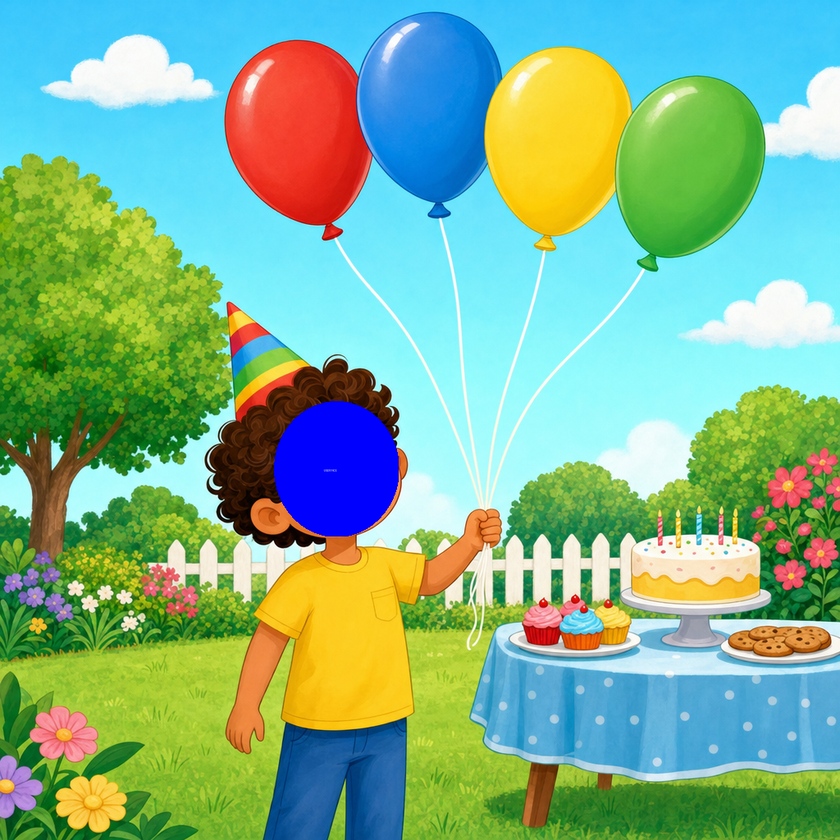
#> input picture swapped_test_count_4.png, 840 x 840 px, shrunk from 1024 x 1024 before the run
$ python -i choose_template.py   (imports and definitions only)
#> lines starting #> are read from the running program, lines starting #| are printed output that depends on the picture; after the words box and inside, x2 and y2 are one past the last pixel; in counts of white or black regions, pixels touching at a corner belong together
#> further down, picture is the input picture: shape (840, 840, 3); mean B, G, R 143.3, 178.9, 127.8
"""
Pick a local template for a question, then a skin-tone version of that template.

Several questions can share one cluster. A cluster is one scene. Each scene
can have up to three pictures of the same scene:

    white  light skin
    brown  medium skin
    black  deep skin

The swap uses the picture whose skin is closest to the uploaded child, so a
deep skin tone is pasted onto a deep-skin face, not onto a light-skin face.

Drop the pictures in ghost/templates/ and list them in templates/index.json.
Google Drive replaces this folder later. One template per question comes later too.
"""

from __future__ import annotations

import json
import re
from pathlib import Path

GHOST_ROOT = Path(__file__).resolve().parent
TEMPLATES_ROOT = GHOST_ROOT / "templates"
INDEX_PATH = TEMPLATES_ROOT / "index.json"

SKIN_TONES = ("white", "brown", "black")

# Words that do not identify the scene. Role names are checked separately.
_SKIP_WORDS = {
    "a", "an", "the", "of", "with", "and", "or", "to", "on", "in", "at", "for",
    "from", "by", "be", "is", "are", "was", "were", "will", "how", "many",
    "what", "which", "who", "their", "them", "they", "his", "her", "each",
    "between", "equally", "sharing", "share", "into", "there", "this", "that",
    "do", "does", "did", "before", "after", "when", "where", "have", "has",
    "had", "can", "could", "should", "would", "please", "show", "exactly",
    "include", "including", "one", "two", "title", "question", "text", "options",
    "user", "name", "child", "grandfather", "grandmother", "father", "mother",
    "brother", "sister", "uncle", "aunt", "sibling", "grandpa", "grandma",
}

_ROLE_FROM_PLACEHOLDER = {
    "user_name": "child",
    "child_name": "child",
    "grandfather_name": "grandfather",
    "grandmother_name": "grandmother",
    "father_name": "father",
    "mother_name": "mother",
    "brother_name": "brother",
    "sister_name": "sister",
    "uncle_name": "uncle",
    "aunt_name": "aunt",
    "sibling_name": "sibling",
}


def _norm(text):
    return re.sub(r"[^a-z0-9]+", " ", str(text).lower()).strip()


# [7 lines left out: function load_index, not called in this run]


def tone_from_ita(ita):
    """Map a skin ITA angle in degrees to the three template buckets."""
    if ita >= 41:
        return "white"
    if ita >= -10:
        return "brown"
    return "black"


def skin_tone_from_bgr(image):
    """
    Estimate white / brown / black from a BGR photo.

    Uses the median ITA of pixels in a common skin-color range. ITA is the
    dermatology angle between lightness and the yellow-blue axis.
    """
    import cv2
    import numpy as np

    if image is None or image.size == 0:
        raise ValueError("No image to read a skin tone from.")
    ycrcb = cv2.cvtColor(image, cv2.COLOR_BGR2YCrCb)
#> ycrcb: shape (840, 840, 3); mean of channels 0, 1, 2 159.5, 105.4, 118.8
    mask = cv2.inRange(ycrcb, (0, 133, 77), (255, 173, 127))
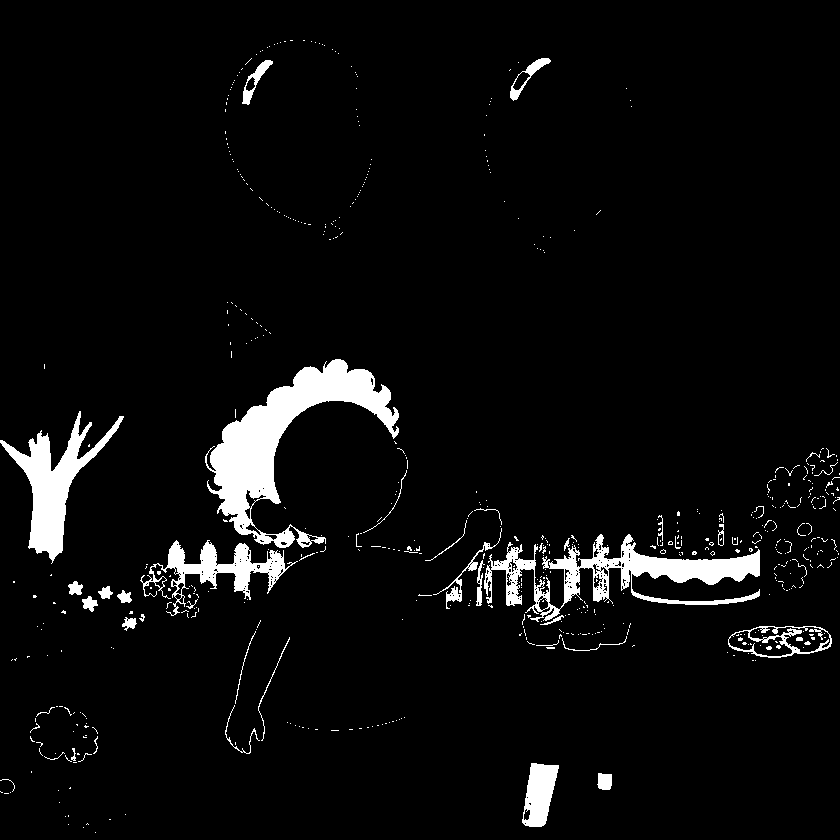
#> mask: shape (840, 840); 4.9% white; 605 white regions (561 under 20 px), largest, box (x1, y1, x2, y2) and area: (205, 359, 399, 548) 11142, (484, 534, 760, 622) 7172, (0, 411, 124, 564) 5210
    lab = cv2.cvtColor(image, cv2.COLOR_BGR2LAB).astype("float32")
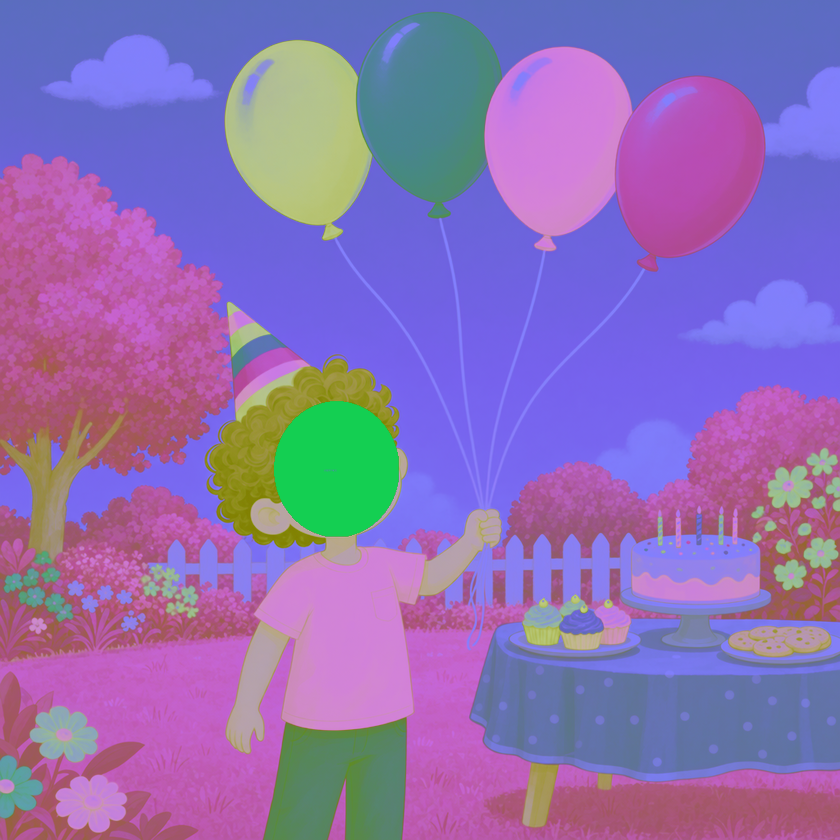
#> lab: shape (840, 840, 3) float32; mean B, G, R 179.7, 112.6, 141.8
    lightness = lab[:, :, 0] * (100.0 / 255.0)
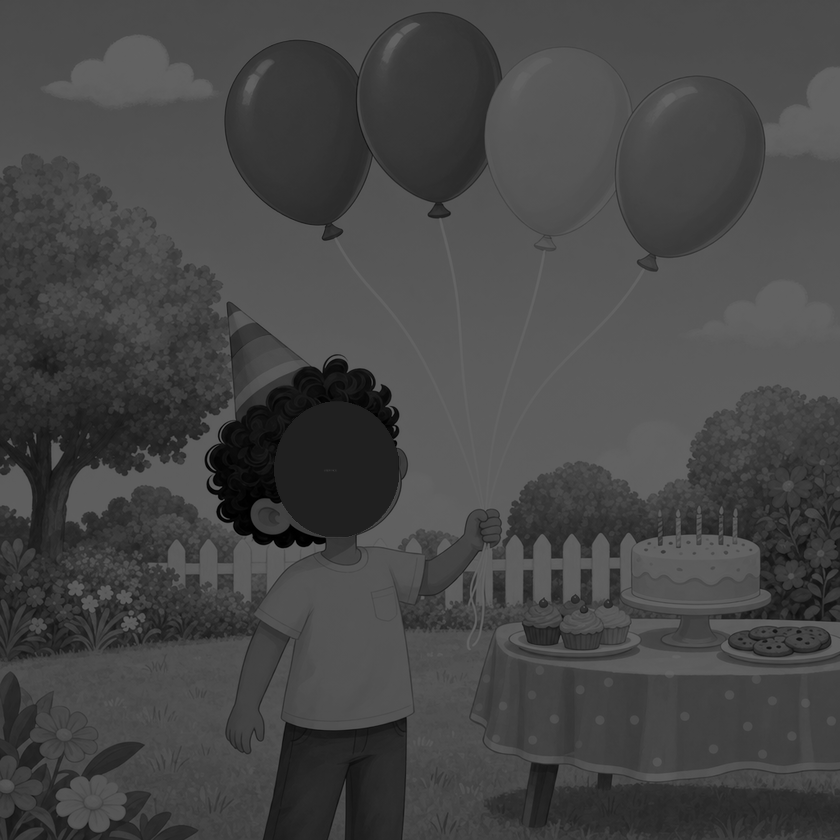
#> lightness: shape (840, 840) float32; min 0, max 100, mean 70.5
    yellow = lab[:, :, 2] - 128.0
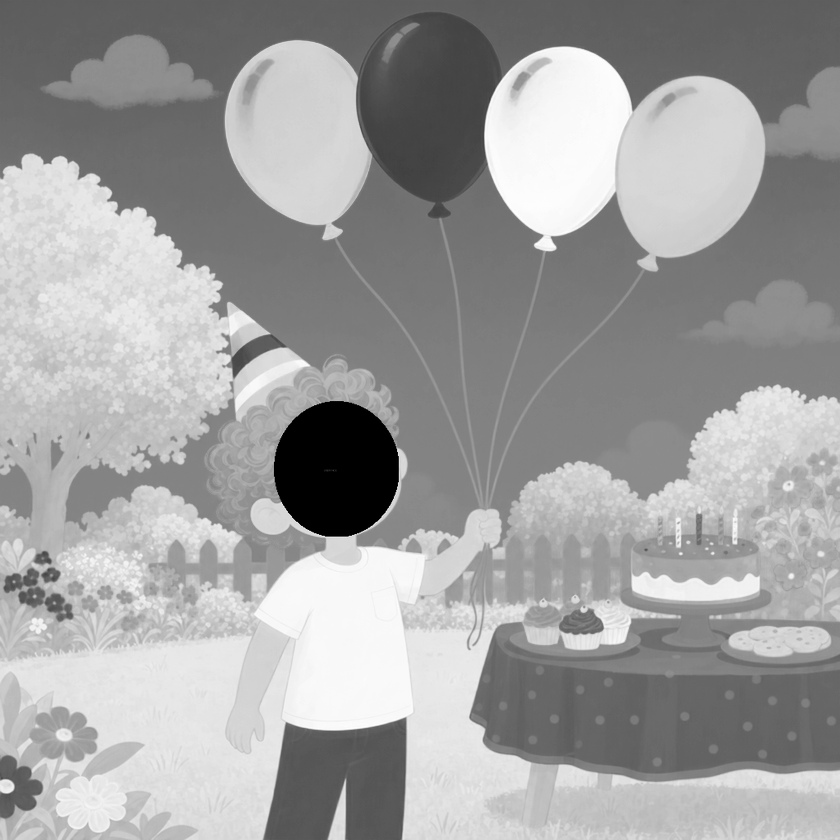
#> yellow: shape (840, 840) float32; min -108, max 86, mean 13.9; drawn with min black and max white
    skin = mask > 0
    if int(skin.sum()) < 40:
        h, w = image.shape[:2]
        skin = np.zeros((h, w), dtype=bool)
        skin[h // 5: 4 * h // 5, w // 5: 4 * w // 5] = True
    ita = np.degrees(np.arctan2(lightness[skin] - 50.0, yellow[skin]))
    return tone_from_ita(float(np.median(ita)))


# [203 lines left out: functions skin_tone_from_photo, _singular, objects_from_question, roles_mentioned, cluster_objects, _listed_question and 9 more, not called in this run]

>>> import cv2
>>> picture = cv2.imread('../swapped_test_count_4.png')
>>> result = skin_tone_from_bgr(picture)
#> result = 'black'

$ run again, on baking_child_head.png
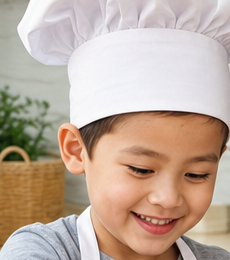
#> input picture baking_child_head.png, 230 x 260 px
#> picture is the input picture: shape (260, 230, 3); mean B, G, R 156.7, 171.5, 192.5
#> ycrcb: shape (260, 230, 3); mean of channels 0, 1, 2 176.1, 139.7, 117.1
#> in skin_tone_from_bgr, `mask = cv2.inRange(ycrcb, (0, 133, 77), (255, 173, 127))`:
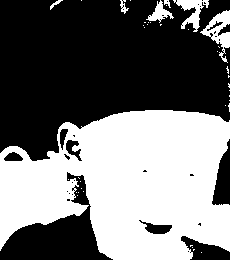
#> mask: shape (260, 230); 44.5% white; 40 white regions (33 under 20 px), largest, box (x1, y1, x2, y2) and area: (0, 110, 230, 260) 25100, (200, 10, 230, 63) 595, (173, 0, 209, 32) 451
#> in skin_tone_from_bgr, `yellow = lab[:, :, 2] - 128.0`:
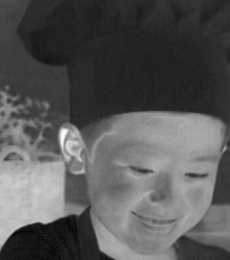
#> yellow: shape (260, 230) float32; min -12, max 56, mean 11.3; drawn with min black and max white
#> result = 'brown'

$ run again, on baking_mother_head.png
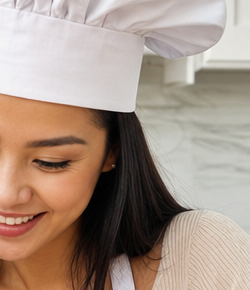
#> input picture baking_mother_head.png, 250 x 290 px
#> picture is the input picture: shape (290, 250, 3); mean B, G, R 134.6, 147.7, 167.4
#> ycrcb: shape (290, 250, 3); mean of channels 0, 1, 2 152.1, 138.9, 118.1
#> in skin_tone_from_bgr, `mask = cv2.inRange(ycrcb, (0, 133, 77), (255, 173, 127))`:
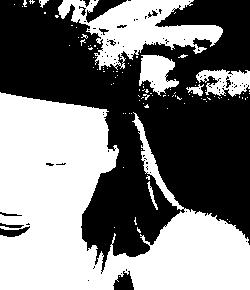
#> mask: shape (290, 250); 48.5% white; 102 white regions (95 under 20 px), largest, box (x1, y1, x2, y2) and area: (0, 92, 250, 290) 27491, (58, 0, 223, 70) 5220, (139, 55, 179, 96) 995
#> in skin_tone_from_bgr, `yellow = lab[:, :, 2] - 128.0`:
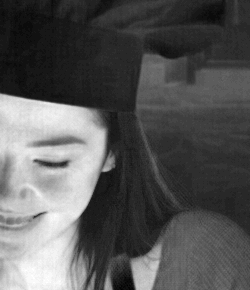
#> yellow: shape (290, 250) float32; min -5, max 39, mean 10.2; drawn with min black and max white
#> result = 'brown'

$ run again, on test_crop_left.png
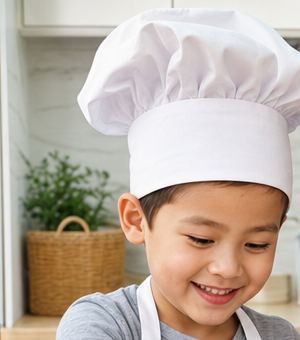
#> input picture test_crop_left.png, 300 x 340 px
#> picture is the input picture: shape (340, 300, 3); mean B, G, R 162.6, 175.5, 189.6
#> ycrcb: shape (340, 300, 3); mean of channels 0, 1, 2 178.2, 136.1, 119.2
#> in skin_tone_from_bgr, `mask = cv2.inRange(ycrcb, (0, 133, 77), (255, 173, 127))`:
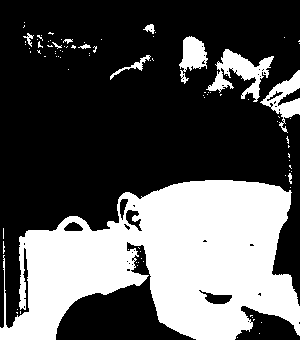
#> mask: shape (340, 300); 33.6% white; 91 white regions (80 under 20 px), largest, box (x1, y1, x2, y2) and area: (0, 180, 300, 340) 30627, (206, 49, 274, 102) 1369, (260, 70, 300, 133) 920
#> in skin_tone_from_bgr, `yellow = lab[:, :, 2] - 128.0`:
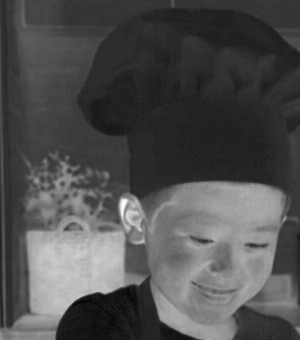
#> yellow: shape (340, 300) float32; min -12, max 56, mean 9.2; drawn with min black and max white
#> result = 'brown'
